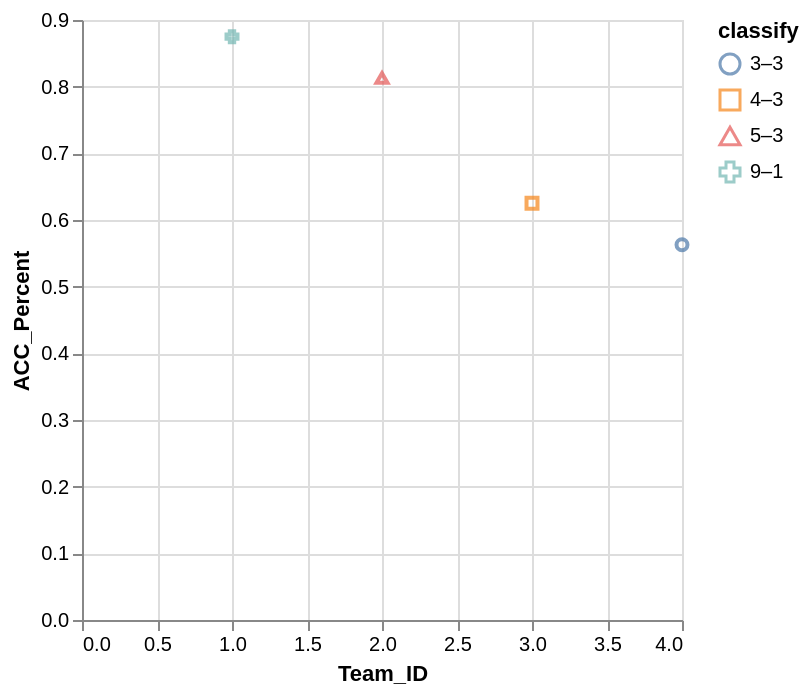

Express this chart as Vega-Lite.
### Vega-Lite specification from a JSON file in a GitHub repository (floating-point values rounded to 4 significant figures)
{"data": {"values": [{"x_data": 4, "y_data": 0.563, "classify": "3–3"}, {"x_data": 3, "y_data": 0.625, "classify": "4–3"}, {"x_data": 2, "y_data": 0.813, "classify": "5–3"}, {"x_data": 1, "y_data": 0.875, "classify": "9–1"}]}, "mark": "point", "encoding": {"x": {"field": "x_data", "type": "quantitative", "title": "Team_ID", "scale": {"zero": "false"}}, "y": {"field": "y_data", "type": "quantitative", "title": "ACC_Percent", "scale": {"zero": "false"}}, "color": {"field": "classify", "type": "nominal"}, "shape": {"field": "classify", "type": "nominal"}}}
